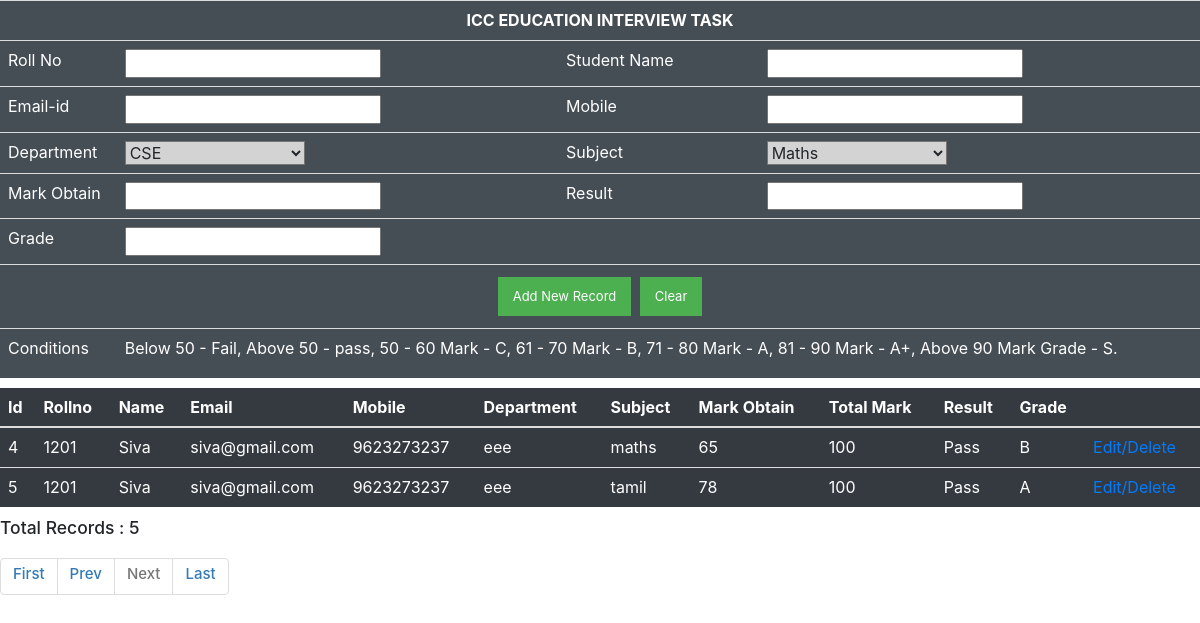
Screenshot of /?pageno=2 with the database file from the repository.
### tables this page shows
CREATE TABLE `students` (
  `id` int(10) NOT NULL AUTO_INCREMENT,
  `rollno` int(10) DEFAULT NULL,
  `name` varchar(100) DEFAULT NULL,
  `email` varchar(100) DEFAULT NULL,
  `mobile` varchar(100) DEFAULT NULL,
  `dept` varchar(100) DEFAULT NULL,
  PRIMARY KEY (`id`)
);

CREATE TABLE `results` (
  `id` int(10) NOT NULL AUTO_INCREMENT,
  `rollno` int(10) DEFAULT NULL,
  `subject` varchar(100) DEFAULT NULL,
  `total_mark` int(10) DEFAULT NULL,
  `mark_obtain` int(10) DEFAULT NULL,
  `result` varchar(10) DEFAULT NULL,
  `grade` varchar(100) DEFAULT NULL,
  PRIMARY KEY (`id`)
);

### index.php (the view, shortened to what this page needs)
<html>
<head>
    <link rel="stylesheet" href="https://maxcdn.bootstrapcdn.com/bootstrap/3.3.7/css/bootstrap.min.css">
<link rel="stylesheet" href="https://stackpath.bootstrapcdn.com/bootstrap/4.5.2/css/bootstrap.min.css">
<link rel="stylesheet" href="https://maxcdn.bootstrapcdn.com/font-awesome/4.7.0/css/font-awesome.min.css">
</head>
<body>
    <?php
		include 'new.php';
        if (isset($_GET['pageno'])) {
            $pageno = $_GET['pageno'];
        } else {
            $pageno = 1;
        }
        $no_of_records_per_page = 3;
        $offset = ($pageno-1) * $no_of_records_per_page;
        $conn = mysqli_connect('localhost', 'root', '', 'test');
        $total_pages_sql = "SELECT COUNT(*) FROM students s, results r where s.rollno = r.rollno";
        $result = mysqli_query($conn,$total_pages_sql);
        $total_rows = mysqli_fetch_array($result)[0];
        $total_pages = ceil($total_rows / $no_of_records_per_page);
        $sql = "SELECT r.id, s.rollno, s.name, s.email, s.mobile, s.dept, r.subject, r.total_mark, r.mark_obtain, r.result, r.grade
				FROM students s, results r
				WHERE s.rollno = r.rollno
				ORDER BY r.id ASC
				LIMIT $offset, $no_of_records_per_page";
        $res_data = mysqli_query($conn,$sql);
		?>
		<table class="table table-dark">
            <thead>
                <tr >
                    <th scope="col">Id</th>
                    <th scope="col">Rollno</th>
                    <th scope="col">Name</th>
                    <th scope="col">Email</th>
                    <th scope="col">Mobile</th>
                    <th scope="col">Department</th>
                    <th scope="col">Subject</th>
                    <th scope="col">Mark Obtain</th>
                    <th scope="col">Total Mark</th>
                    <th scope="col">Result</th>
                    <th scope="col">Grade</th>
                    <th scope="col"></th>
                </tr>
            </thead>
            <tbody>
		<?php
        while($row = mysqli_fetch_array($res_data))
		{
            $id 			= $row['id'];
            $rollno 		= $row['rollno'];
            $name 			= $row['name'];
            $email 			= $row['email'];
            $mobile 		= $row['mobile'];
            $dept 			= $row['dept'];
            $subject 		= $row['subject'];
            $mark_obtain 	= $row['mark_obtain'];
            $total_mark 	= $row['total_mark'];
            $result 		= $row['result'];
            $grade 			= $row['grade'];
			?>
                <tr>
                    <td><?php echo $id; ?></td>
                    <td><?php echo $rollno; ?></td>
                    <td><?php echo $name; ?></td>
                    <td><?php echo $email; ?></td>
                    <td><?php echo $mobile; ?></td>
                    <td><?php echo $dept; ?></td>
                    <td><?php echo $subject; ?></td>
                    <td><?php echo $mark_obtain; ?></td>
                    <td><?php echo $total_mark; ?></td>
                    <td><?php echo $result; ?></td>
                    <td><?php echo $grade; ?></td>
					<td>
						<a href="edit.php?id=<?php echo $id; ?>&rollno=<?php echo $rollno; ?>&name=<?php echo $name; ?>&email=<?php echo $email; ?> &mobile=<?php echo $mobile; ?>&dept=<?php echo $dept; ?>&subject=<?php echo $subject; ?>">Edit/Delete</a>
					</td>
                </tr>
			<?php
        }
		?>
		</tbody>
			</table>
	<h3>Total Records : <?php echo $total_rows; ?></h3>
    <ul class="pagination">
        <li><a href="?pageno=1"><h4>First</h4></a></li>
        <li class="<?php if($pageno <= 1){ echo 'disabled'; } ?>">
            <a href="<?php if($pageno <= 1){ echo '#'; } else { echo "?pageno=".($pageno - 1); } ?>"><h4>Prev</h4></a>
        </li>
        <li class="<?php if($pageno >= $total_pages){ echo 'disabled'; } ?>">
            <a href="<?php if($pageno >= $total_pages){ echo '#'; } else { echo "?pageno=".($pageno + 1); } ?>"><h4>Next</h4></a>
        </li>
        <li><a href="?pageno=<?php echo $total_pages; ?>"><h4>Last</h4></a></li>
    </ul>
</body>
</html>

### rows the page displays
students: results.id "4", rollno "1201", name "Siva", email "siva@gmail.com", mobile "9623273237", dept "eee", results.subject "maths", results.mark_obtain "65", results.total_mark "100", results.result "Pass", results.grade "B", results.id "5", results.subject "tamil", results.mark_obtain "78", results.grade "A"

### other values shown
$total_rows "5"
